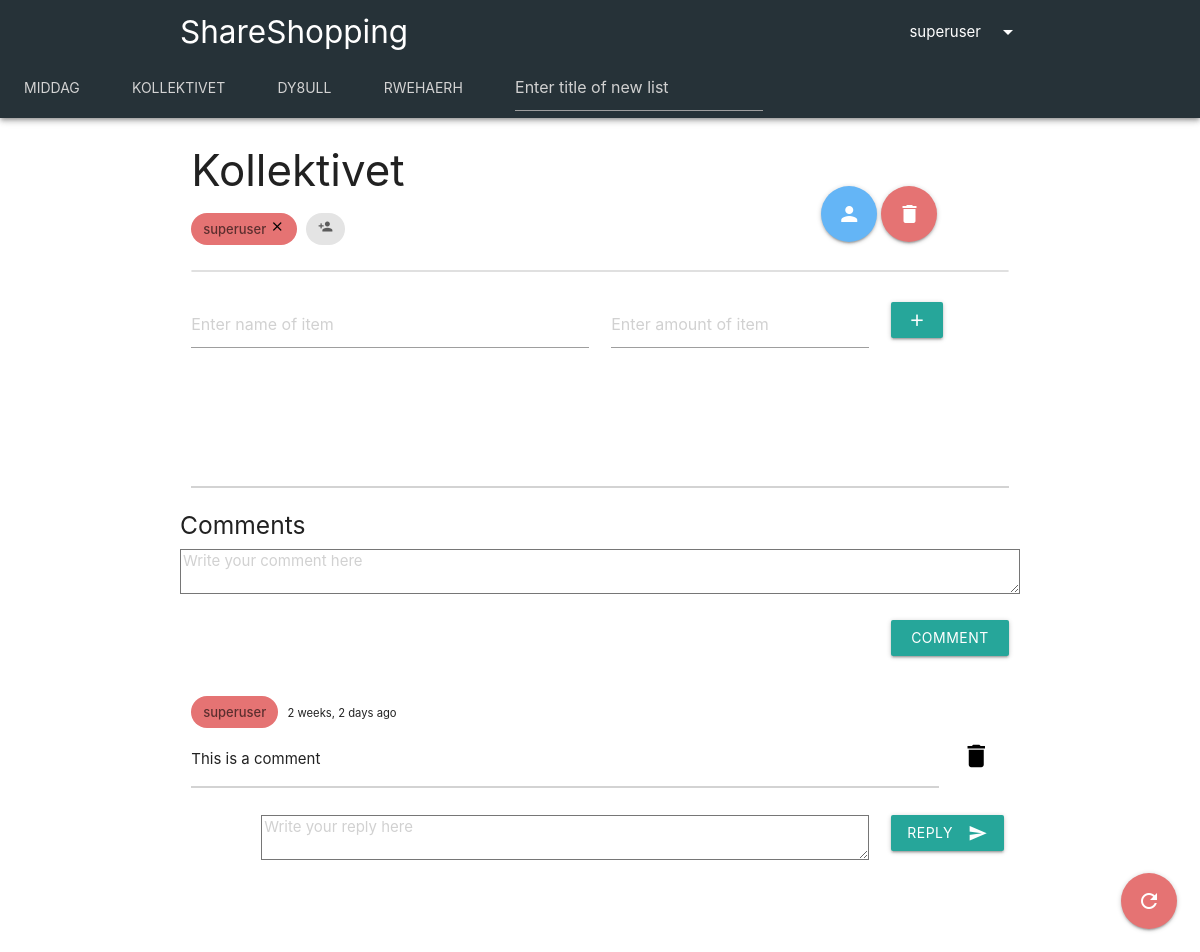
The app's page /main/shopping-lists/5 (signed in) with its own data.
### shopping_list/models.py (models this page shows, shortened)
class ShoppingList(models.Model):
    title = models.CharField(max_length=25)
    owner = models.ForeignKey(User, on_delete=models.CASCADE, default=1, related_name='owner')
    participants = models.ManyToManyField(User, related_name='participants')
    admins = models.ManyToManyField(User, related_name='admins')
    @staticmethod
    def get_user_shopping_lists(user):
        owned_shopping_lists = ShoppingList.objects.filter(owner=user)
        other_shopping_lists = ShoppingList.objects.filter(participants=user)
        other2_shopping_lists = ShoppingList.objects.filter(admins=user)
        my_shopping_lists = other_shopping_lists | owned_shopping_lists | other2_shopping_lists
        return my_shopping_lists.distinct().order_by('id')
    def user_is_member(self, user):
        return user == self.owner or user in self.participants.all() or user in self.admins.all()

class Comment(models.Model):
    author = models.ForeignKey(User, on_delete=models.CASCADE)
    date = models.DateTimeField(auto_now_add=True)
    content = models.CharField(max_length=150)
    shopping_list = models.ForeignKey(ShoppingList, on_delete=models.CASCADE)
    def replies(self):
        return Reply.objects.filter(parent_comment=self)

### shopping_list/views.py (the view)
# urls.py: path('shopping-lists/<shopping_list_id>', views.shopping_list_details, name='detail'),
@login_required(login_url='')
def shopping_list_details(request, shopping_list_id):
    error_message = 'Could not view the shopping list.'
    user = request.user
    try:
        shopping_list = ShoppingList.objects.get(pk=shopping_list_id)
    except ShoppingList.DoesNotExist:
        messages.error(request, 'The shopping list has either been deleted or you might not have permission to view it. ' + error_message)
        return redirect('index')
    if not shopping_list.user_is_member(request.user):
        messages.error(request, 'You are not a member of the shopping list. ' + error_message)
        return redirect('index')
    my_shopping_lists = ShoppingList.get_user_shopping_lists(user)
    shopping_list_form = ShoppingListForm()
    item_list = Item.objects.filter(shopping_list=shopping_list_id)
    comments = Comment.objects.filter(shopping_list=shopping_list).order_by("date")
    comment_form = CommentForm()
    reply_form = ReplyForm()
    context = {
        'shopping_list': shopping_list,             # ShoppingList which is being inspected by user
        'shopping_list_form': shopping_list_form,
        'item_list': item_list,                     # List of Item objects in the inspected ShoppingList
        'item_form': ItemForm(),
        'comments': comments,
        'share_form': ShareForm(),
        'my_shopping_lists': my_shopping_lists,
        'comment_form': comment_form,
        'reply_form': reply_form
    }
    return render(request, 'shopping_list/shopping_list.html', context)

### shopping_list/forms.py
class ShoppingListForm(forms.Form):
    title = forms.CharField(
        max_length=13,
        widget=forms.TextInput(
            attrs={
                'color': 'red',
                'placeholder': 'Enter title of new list'
            }
        )
    )

class ItemForm(forms.Form):
    name = forms.CharField(
        max_length=30,
        widget=forms.TextInput(
            attrs={
                'placeholder': 'Enter name of item',
            }
        )
    )
    amount = forms.CharField(
        max_length=15,
        widget=forms.TextInput(
            attrs={
                'placeholder': 'Enter amount of item',
            }
        )
    )

### shopping_list/templates/shopping_list/shopping_list.html (shortened to what this page needs)
{% extends 'shopping_list/index.html' %}
{% block content %}
<div class="container">
    <div class="row">
        <div class="col s12">
            <div class="row">
                <div class="col s9">
                    <h3>{{ shopping_list.title }}</h3>
                    <div class="chip red lighten-2">
                        {{ shopping_list.owner }}
                        {% if user == shopping_list.owner %}
                            <a id="myBtn" style="color:black"><i class="tiny material-icons">close</i></a>
                        {% endif %}
                    </div>
                    <a href="#"><div class="chip"><i class="tiny material-icons toggle-visibility">person_add</i></div></a>
                </div>
                <div class="col s3"><br><br><br>
                    {% if user == shopping_list.owner %}
                        <a id="myBtnAdmin" class="btn-floating btn-large blue lighten-2">
                            <i class="large material-icons">person</i>
                        </a>
                    {% endif %}
                    {% if user == shopping_list.owner %}
                        <a class="btn-floating btn-large red lighten-2" href="{% url 'delete-shopping-list' shopping_list.id %}">
                            <i class="large material-icons">delete</i>
                        </a>
                    {% endif %}
                </div>
            </div>
            <div class="collection">
                </div>
            <div class="row">
                <form action="{% url 'add' shopping_list.id %}" method='POST' class="col s12">
                    <div class="row">
                        <div class="input-field col s6">{{ item_form.name }}</div>
                        <div class="input-field col s4">{{ item_form.amount }}</div>
                        <div class="input-field col s2">
                            <button type="submit" class="waves-effect waves-light btn">
                                <i class="material-icons">add</i>
                            </button>
                        </div>
                    </div>
                </form>
            </div>
            <div class="fixed-action-btn">
                  <a class="btn-floating btn-large red lighten-2" href="">
                    <i class="large material-icons">refresh</i>
                  </a>
            </div>
            <br><br><br><hr color="lightgrey">
        </div>
        <div class="row">
            <form action="{% url 'add-comment' shopping_list.id %}" method="POST" style="width:100%;">
                <div class="col s12">
                    <div class="row">
                        <h5>Comments</h5>
                        {{comment_form.content}}
                    </div>
                    <div class="row">
                        <div class="col s10"></div>
                        <div class="col s2">
                            <button class="btn waves-effect waves-light" type="submit" name="action">Comment
                            </button>
                        </div>
                    </div>
                </div>
            </form>
        </div>
        {% for comment in comments %}
            <div class="row">
                <div class="col s11">
                    {% if comment.author == shopping_list.owner %}
                        <div class="chip red lighten-2">{{comment.author}}</div>
                        <small>  {{comment.date|timesince}} ago</small>
                    {% elif comment.author in shopping_list.admins.all %}
                        <div class="chip red lighten-4">{{comment.author}}</div>
                        <small>  {{comment.date|timesince}} ago</small>
                    {% else %}
                        <div class="chip">{{comment.author}}</div>
                        <small>  {{comment.date|timesince}} ago</small>
                    {% endif %}
                    <p>
                        {{ comment.content }}
                    </p>
                    <hr color="lightgray">
                </div>
                {% if comment.author == user or user == shopping_list.owner or user in shopping_list.admins.all %}
                    <div class="col s1">
                        <br><br><a href="{% url 'delete-comment' shopping_list.id comment.id %}" style="color:black;"><i class="small material-icons">delete</i></a>
                    </div>
                {% endif %}
            </div>
            {% if comments %}
                <div class="row">
                    <form action="{% url 'reply' shopping_list.id comment.id %}" method="post" style="width:100%;">
                        <div class="col s1"></div>
                        <div class="col s9">
                            {{reply_form.content}}
                        </div>
                        <div class="col s2">
                            <button class="btn waves-effect waves-light" type="submit" name="action">Reply
                                <i class="material-icons right">send</i>
                            </button>
                        </div>
                    </form>
                </div><br><br>
            {% endif %}
        {% endfor %}
</div>
{% endblock %}

### shopping_list/templates/shopping_list/index.html (shortened to what this page needs)
<!DOCTYPE html>
<html lang="en">
<head>
    {% load static %}
    <link rel="stylesheet" href="https://cdnjs.cloudflare.com/ajax/libs/materialize/1.0.0/css/materialize.min.css">
    <link rel="stylesheet" href="https://unpkg.com/simplebar@latest/dist/simplebar.css" />
</head>
<body>
<div class="z-depth-2">
<nav class="nav-extended blue-grey darken-4">
    <div class="nav-wrapper">
        <div class="container">
            <a href="#" class="brand-logo">ShareShopping</a>
                <a class="right hide-on-small-only dropdown-trigger" href="#" data-target="dropdown1">{{ user.username }}<i class="material-icons right">arrow_drop_down</i></a>
        </div>
    </div>
</nav>
    <div class="col s12 blue-grey darken-4 hide-on-med-and-down" style="height:54px;">
        <ul data-simplebar class="tabs blue-grey darken-4">
            {% for shopping_list in my_shopping_lists %}
            <li class="tab"><a href="{% url 'detail' shopping_list.id %}" style="color: lightgrey;">{{ shopping_list.title }}</a></li>
            {% endfor %}
            <li class="tab">
                <a>
                <form action="{% url 'create-list' %}" method='POST' style="margin-top: -15px; margin-bottom: -15px; overflow-x: hidden;">
                    <div class="row">
                        <div class="input-field col s12">{{ shopping_list_form.title }}</div>
                    </div>
                </form>
                </a>
            </li>
        </ul>
    </div>
</div>
{% block content %}
{% endblock %}
</body>
</html>

### shopping_list/templates/shopping_list/index.html (style rules this page uses)
a { color: black; text-decoration: none; }
#id_title { color: lightgrey; }

### records on screen
ShoppingList: title "MIDDAG"
ShoppingList: title "KOLLEKTIVET", title "Kollektivet", owner "superuser"
ShoppingList: title "DY8ULL"
ShoppingList: title "RWEHAERH"
Comment: author "superuser", date "2 weeks, 2 days", content "This is a comment"

### other values on screen
{{ user.username }} "superuser"
